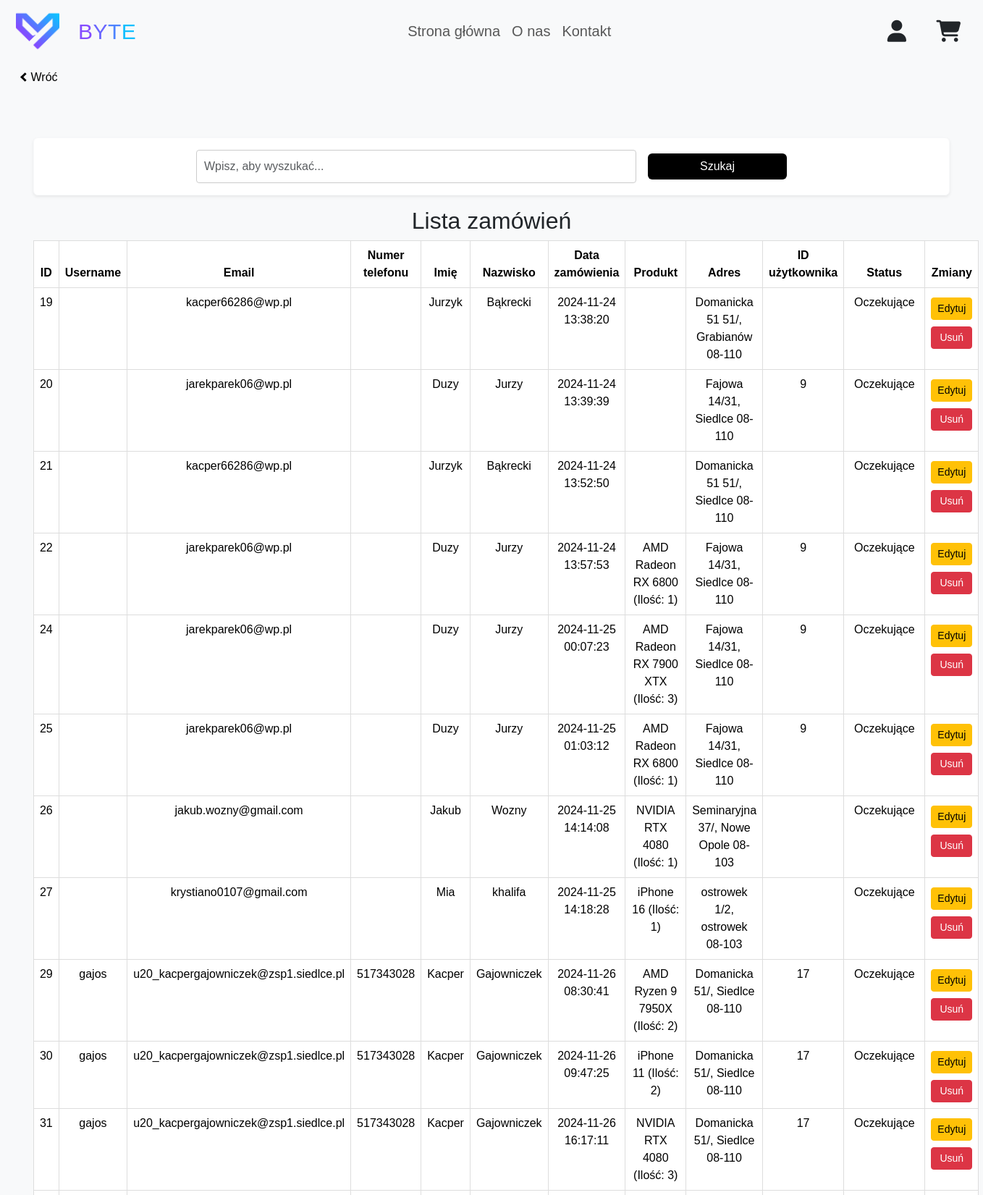
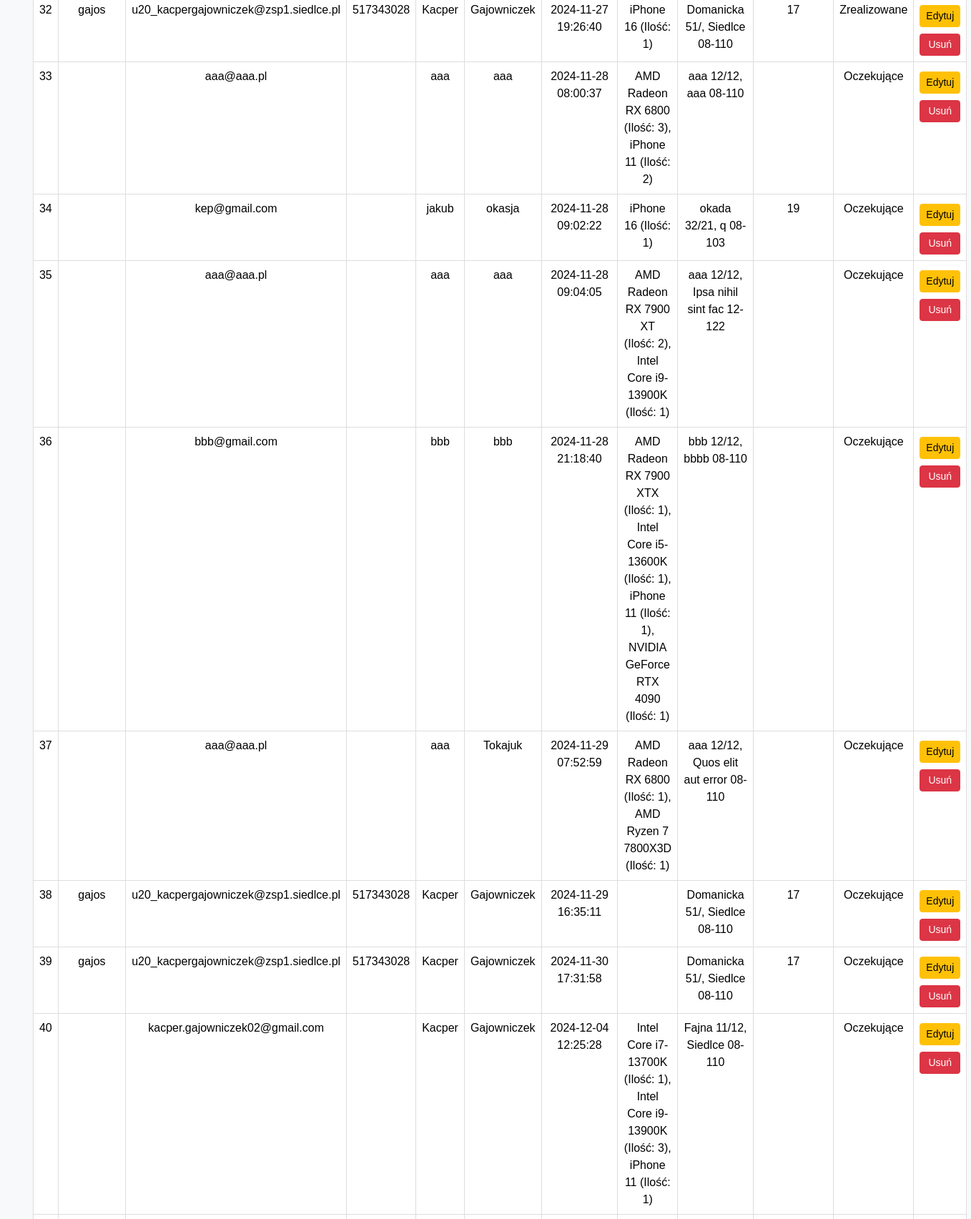
/projekt/zarzadzaj_zamowieniami.php (signed in, upper part), run on the app's committed database (2 pictures, top to bottom).
### tables this page shows
CREATE TABLE `zamowienia` (
  `id_zamowienia` int NOT NULL,
  `username` varchar(100) DEFAULT NULL,
  `email` varchar(100) DEFAULT NULL,
  `imie` varchar(100) DEFAULT NULL,
  `nazwisko` varchar(100) DEFAULT NULL,
  `data_zamowienia` timestamp NOT NULL DEFAULT CURRENT_TIMESTAMP,
  `id_uzytkownika` int DEFAULT NULL,
  `status` enum('Oczekujące','W trakcie','Zrealizowane','Anulowane') DEFAULT 'Oczekujące'
);

CREATE TABLE `uzytkownicy` (
  `id_uzytkownika` int NOT NULL,
  `username` varchar(50) NOT NULL,
  `email` varchar(100) NOT NULL,
  `haslo` varchar(255) NOT NULL,
  `imie` varchar(50) NOT NULL,
  `nazwisko` varchar(50) NOT NULL,
  `notatka` varchar(255) DEFAULT NULL,
  `rola` enum('admin','uzytkownik') NOT NULL DEFAULT 'uzytkownik',
  `reset_token_hash` varchar(255) DEFAULT NULL,
  `reset_token_expires_at` datetime DEFAULT NULL
);

### projekt/zarzadzaj_zamowieniami.php (the view, shortened to what this page needs)
<?php
require_once 'database.php';
$query_szukaj="SELECT z.id_zamowienia,u.username,z.email,z.imie,z.nazwisko,z.data_zamowienia,z.id_uzytkownika,
GROUP_CONCAT(DISTINCT CONCAT(p.nazwa,' (Ilość: ',zp.ilosc,')') SEPARATOR ', ') AS produkty,k.nr_tel,z.status,
CONCAT(za.ulica,' ',za.nr_domu,'/',za.nr_mieszkania,', ',za.miasto,' ',za.kod_pocztowy) AS adres FROM zamowienia z
LEFT JOIN zamowienia_produkty zp ON z.id_zamowienia=zp.id_zamowienia
LEFT JOIN produkty p ON zp.id_produktu=p.id_produktu
LEFT JOIN zamowienia_adresy za ON z.id_zamowienia=za.id_zamowienia
LEFT JOIN kontakty k ON z.id_uzytkownika=k.id_uzytkownika
LEFT JOIN uzytkownicy u ON z.id_uzytkownika=u.id_uzytkownika";
$query_szukaj.=" GROUP BY z.id_zamowienia";
$query=$conn->prepare($query_szukaj);
$query->execute();
$orders = $query->get_result();
?>
<!DOCTYPE html>
<html lang="pl">
<head>
    <link rel="stylesheet" href="style.css">
</head>
<body class="bg-light text-dark">
    <nav class="navbar navbar-expand-lg navbar-light bg-light navbar-elements-font">
        <div class="container-fluid">
            <a class="navbar-brand">
                <img src="./css/img/Tech.png" width="30" height="30" class="d-inline-block align-top brand-logo-sizing"
                    alt="Jurzyk">
                <a class="navbar-brand navbar-custom-font"><span class="logop1">B</span><span
                        class="logop2">Y</span><span class="logop3">T</span><span class="logop4">E</span></a>
                <div class="collapse navbar-collapse justify-content-center" id="navbarNavDropdown">
                    <ul class="navbar-nav">
                        <li class="nav-item active">
                            <a class="nav-link" href="./index.php">Strona główna </a>
                        </li>
                        <li class="nav-item">
                            <a class="nav-link" href="./about.php">O nas</a>
                        </li>
                        <li class="nav-item">
                            <a class="nav-link" href="./kontakt.php">Kontakt</a>
                        </li>
                    </ul>
                </div>
                <div class="d-flex align-items-center">
                    <a class="nav-link" href="login.php">
                        <i class="fa-solid fa-user fa-xl fa-fw navicon"></i>
                    </a>
                    <a class="nav-link" href="#">
                        <i class="fa-solid fa-cart-shopping fa-xl fa-fw navicon"></i>
                    </a>
                </div>
        </div>
    </nav>
    <br>
    <br>
    <br>
    <div class="containerArrow">
        <a class="strzalka" href="panel.php"><i class="arrow right"></i>Wróć</a>
    </div>
    <div class="container mt-5">
        <div class="card bg-white mb-3 text-dark text-center border-light shadow-sm">
    <div class="card-body">
        <form method="GET" class="row g-3 justify-content-center">
            <div class="col-md-6">
                <input type="text" name="szukaj" class="form-control" placeholder="Wpisz, aby wyszukać..." value="<?php echo htmlspecialchars($_GET['szukaj'] ?? ''); ?>">
            </div>
            <div class="col-md-2">
                <button type="submit" class="btn btn-primary w-100 buy">Szukaj</button>
            </div>
        </form>
    </div>
</div>
        <h2 class="text-center">Lista zamówień</h2>
        <table class="table table-hover">
            <thead>
                <tr>
                    <th>ID</th>
                    <th>Username</th>
                    <th>Email</th>
                    <th>Numer telefonu</th>
                    <th>Imię</th>
                    <th>Nazwisko</th>
                    <th>Data zamówienia</th>
                    <th>Produkt</th>
                    <th>Adres</th>
                    <th>ID użytkownika</th>
                    <th>Status</th>
                    <th>Zmiany</th>
                </tr>
            </thead>
            <tbody>
                <?php while ($order = $orders->fetch_assoc()): ?>
                    <tr>
                        <td><?php echo htmlspecialchars($order['id_zamowienia']); ?></td>
                        <td><?php echo htmlspecialchars($order['username']); ?></td>
                        <td><?php echo htmlspecialchars($order['email']); ?></td>
                        <td><?php echo htmlspecialchars($order['nr_tel']); ?></td>
                        <td><?php echo htmlspecialchars($order['imie']); ?></td>
                        <td><?php echo htmlspecialchars($order['nazwisko']); ?></td>
                        <td><?php echo htmlspecialchars($order['data_zamowienia']); ?></td>
                        <td><?php echo htmlspecialchars($order['produkty']); ?></td>
                        <td><?php echo htmlspecialchars($order['adres']); ?></td>
                        <td><?php echo htmlspecialchars($order['id_uzytkownika']); ?></td>
                        <td><?php echo htmlspecialchars($order['status']); ?></td>
                        <td>
                        <a href="edytuj_zamowienie.php?id=<?php echo $order['id_zamowienia']; ?>" class="btn btn-warning btn-sm w-100 mb-1">Edytuj</a>
                            <form method="POST" class="d-inline" onsubmit="return confirm('Czy na pewno chcesz usunąć to zamówienie?');">
                                <button type="submit" name="delete_order" class="btn btn-danger btn-sm w-100">Usuń</button>
                            </form>
                        </td>
                    </tr>
                <?php endwhile; ?>
            </tbody>
        </table>
    </div>
</body>
</html>

### projekt/zarzadzaj_zamowieniami.php (style rules this page uses)
body { background-color: #f8f9fa; font-family: 'Arial', sans-serif; }
.container { max-width: 95%; margin: 0 auto; }
table { width: 100%; border-collapse: collapse; }
table th, table td { text-align: center; padding: 10px; border: 1px solid #ddd; }
table th { background-color: #f4f4f4; font-weight: bold; }
.btn { margin-top: 5px; }

### data on the page
zamowienia: id_zamowienia "19", email "kacper66286@wp.pl", imie "Jurzyk", nazwisko "Bąkrecki", data_zamowienia "2024-11-24 13:38:20", adres "Domanicka 51 51/, Grabianów 08-110", status "Oczekujące"
zamowienia: id_zamowienia "20", email "jarekparek06@wp.pl", imie "Duzy", nazwisko "Jurzy", data_zamowienia "2024-11-24 13:39:39", adres "Fajowa 14/31, Siedlce 08-110", id_uzytkownika "9", status "Oczekujące"
zamowienia: id_zamowienia "21", email "kacper66286@wp.pl", imie "Jurzyk", nazwisko "Bąkrecki", data_zamowienia "2024-11-24 13:52:50", adres "Domanicka 51 51/, Siedlce 08-110", status "Oczekujące"
zamowienia: id_zamowienia "22", email "jarekparek06@wp.pl", imie "Duzy", nazwisko "Jurzy", data_zamowienia "2024-11-24 13:57:53", produkty "AMD Radeon RX 6800 (Ilość: 1)", adres "Fajowa 14/31, Siedlce 08-110", id_uzytkownika "9", status "Oczekujące"
zamowienia: id_zamowienia "24", email "jarekparek06@wp.pl", imie "Duzy", nazwisko "Jurzy", data_zamowienia "2024-11-25 00:07:23", produkty "AMD Radeon RX 7900 XTX (Ilość: 3)", adres "Fajowa 14/31, Siedlce 08-110", id_uzytkownika "9", status "Oczekujące"
zamowienia: id_zamowienia "25", email "jarekparek06@wp.pl", imie "Duzy", nazwisko "Jurzy", data_zamowienia "2024-11-25 01:03:12", produkty "AMD Radeon RX 6800 (Ilość: 1)", adres "Fajowa 14/31, Siedlce 08-110", id_uzytkownika "9", status "Oczekujące"
zamowienia: id_zamowienia "26", email "jakub.wozny@gmail.com", imie "Jakub", nazwisko "Wozny", data_zamowienia "2024-11-25 14:14:08", produkty "NVIDIA RTX 4080 (Ilość: 1)", adres "Seminaryjna 37/, Nowe Opole 08-103", status "Oczekujące"
zamowienia: id_zamowienia "27", email "krystiano0107@gmail.com", imie "Mia", nazwisko "khalifa", data_zamowienia "2024-11-25 14:18:28", produkty "iPhone 16 (Ilość: 1)", adres "ostrowek 1/2, ostrowek 08-103", status "Oczekujące"
zamowienia: id_zamowienia "29", id_uzytkownika.username "gajos", email "u20_kacpergajowniczek@zsp1.siedlce.pl", nr_tel "517343028", imie "Kacper", nazwisko "Gajowniczek", data_zamowienia "2024-11-26 08:30:41", produkty "AMD Ryzen 9 7950X (Ilość: 2)", adres "Domanicka 51/, Siedlce 08-110", id_uzytkownika "17", status "Oczekujące"
zamowienia: id_zamowienia "30", id_uzytkownika.username "gajos", email "u20_kacpergajowniczek@zsp1.siedlce.pl", nr_tel "517343028", imie "Kacper", nazwisko "Gajowniczek", data_zamowienia "2024-11-26 09:47:25", produkty "iPhone 11 (Ilość: 2)", adres "Domanicka 51/, Siedlce 08-110", id_uzytkownika "17", status "Oczekujące"
zamowienia: id_zamowienia "31", id_uzytkownika.username "gajos", email "u20_kacpergajowniczek@zsp1.siedlce.pl", nr_tel "517343028", imie "Kacper", nazwisko "Gajowniczek", data_zamowienia "2024-11-26 16:17:11", produkty "NVIDIA RTX 4080 (Ilość: 3)", adres "Domanicka 51/, Siedlce 08-110", id_uzytkownika "17", status "Oczekujące"
zamowienia: id_zamowienia "32", id_uzytkownika.username "gajos", email "u20_kacpergajowniczek@zsp1.siedlce.pl", nr_tel "517343028", imie "Kacper", nazwisko "Gajowniczek", data_zamowienia "2024-11-27 19:26:40", produkty "iPhone 16 (Ilość: 1)", adres "Domanicka 51/, Siedlce 08-110", id_uzytkownika "17", status "Zrealizowane"
zamowienia: id_zamowienia "33", email "aaa@aaa.pl", imie "aaa", nazwisko "aaa", data_zamowienia "2024-11-28 08:00:37", produkty "AMD Radeon RX 6800 (Ilość: 3), iPhone 11 (Ilość: 2)", adres "aaa 12/12, aaa 08-110", status "Oczekujące"
zamowienia: id_zamowienia "34", email "kep@gmail.com", imie "jakub", nazwisko "okasja", data_zamowienia "2024-11-28 09:02:22", produkty "iPhone 16 (Ilość: 1)", adres "okada 32/21, q 08-103", id_uzytkownika "19", status "Oczekujące"
zamowienia: id_zamowienia "35", email "aaa@aaa.pl", imie "aaa", nazwisko "aaa", data_zamowienia "2024-11-28 09:04:05", produkty "AMD Radeon RX 7900 XT (Ilość: 2), Intel Core i9-13900K (Ilość: 1)", adres "aaa 12/12, Ipsa nihil sint fac 12-122", status "Oczekujące"
zamowienia: id_zamowienia "36", email "bbb@gmail.com", imie "bbb", nazwisko "bbb", data_zamowienia "2024-11-28 21:18:40", produkty "AMD Radeon RX 7900 XTX (Ilość: 1), Intel Core i5-13600K (Ilość: 1), iPhone 11 (Ilość: 1), NVIDIA GeForce RTX 4090 (Ilość: 1)", adres "bbb 12/12, bbbb 08-110", status "Oczekujące"
zamowienia: id_zamowienia "37", email "aaa@aaa.pl", imie "aaa", nazwisko "Tokajuk", data_zamowienia "2024-11-29 07:52:59", produkty "AMD Radeon RX 6800 (Ilość: 1), AMD Ryzen 7 7800X3D (Ilość: 1)", adres "aaa 12/12, Quos elit aut error 08-110", status "Oczekujące"
zamowienia: id_zamowienia "38", id_uzytkownika.username "gajos", email "u20_kacpergajowniczek@zsp1.siedlce.pl", nr_tel "517343028", imie "Kacper", nazwisko "Gajowniczek", data_zamowienia "2024-11-29 16:35:11", adres "Domanicka 51/, Siedlce 08-110", id_uzytkownika "17", status "Oczekujące"
zamowienia: id_zamowienia "39", id_uzytkownika.username "gajos", email "u20_kacpergajowniczek@zsp1.siedlce.pl", nr_tel "517343028", imie "Kacper", nazwisko "Gajowniczek", data_zamowienia "2024-11-30 17:31:58", adres "Domanicka 51/, Siedlce 08-110", id_uzytkownika "17", status "Oczekujące"
zamowienia: id_zamowienia "40", email "kacper.gajowniczek02@gmail.com", imie "Kacper", nazwisko "Gajowniczek", data_zamowienia "2024-12-04 12:25:28", produkty "Intel Core i7-13700K (Ilość: 1), Intel Core i9-13900K (Ilość: 3), iPhone 11 (Ilość: 1)", adres "Fajna 11/12, Siedlce 08-110", status "Oczekujące"
